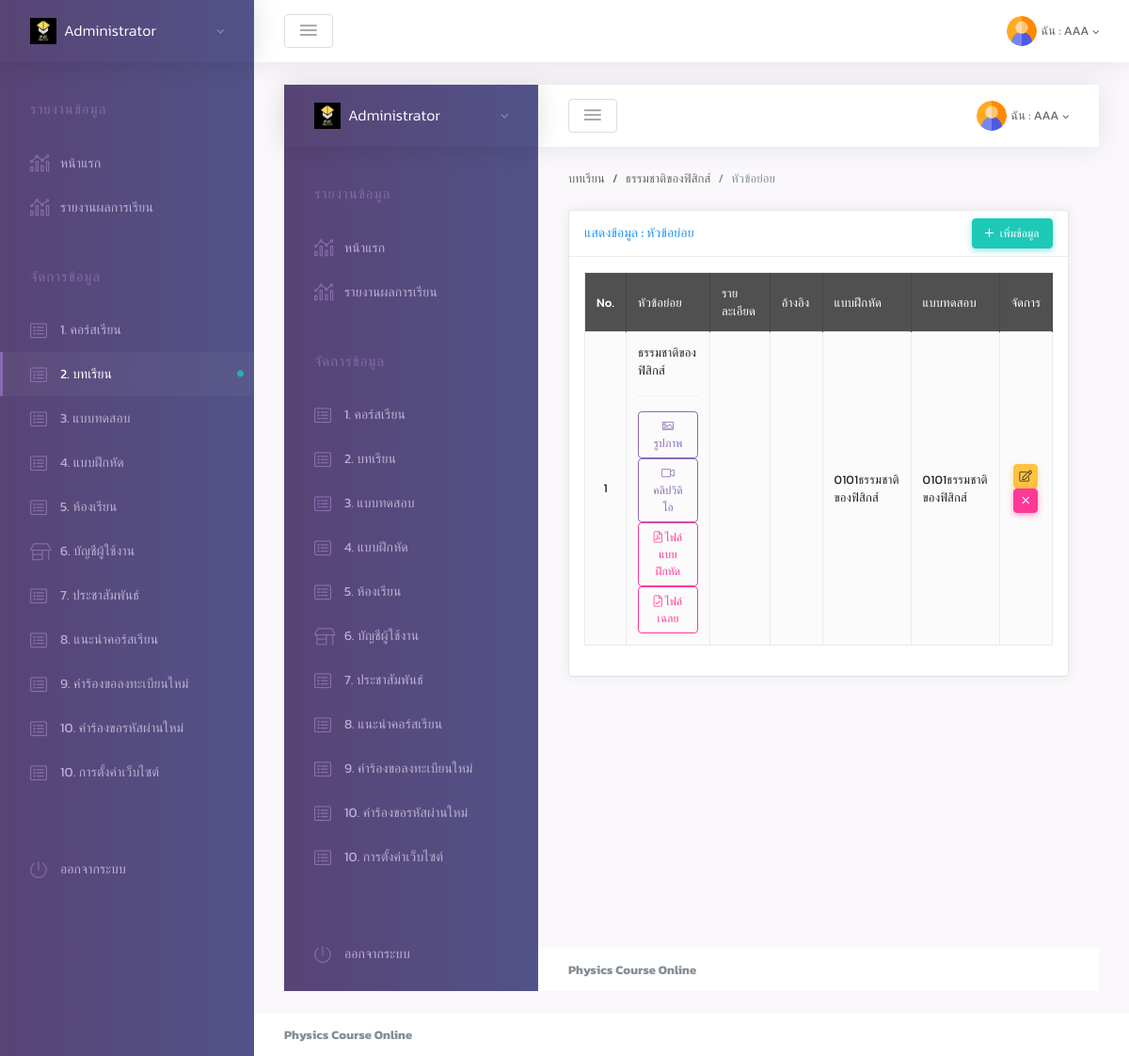
The app's page /php/html/admin/index.php?active=lesson&lesson_sub=52 with its own data.
### tables this page shows
CREATE TABLE `lesson` (
  `ls_id` int(11) NOT NULL,
  `ls_name` varchar(500) NOT NULL,
  `ls_detail` varchar(2000) DEFAULT NULL,
  `save_time` timestamp NOT NULL DEFAULT current_timestamp(),
  `update_time` timestamp NOT NULL DEFAULT current_timestamp() ON UPDATE current_timestamp()
);

CREATE TABLE `sub_lesson` (
  `sls_id` int(11) NOT NULL,
  `sls_name` varchar(500) NOT NULL,
  `sls_detail` varchar(1000) DEFAULT NULL,
  `sls_youtube` varchar(250) DEFAULT NULL,
  `sls_sheet` varchar(250) DEFAULT NULL,
  `sls_answer` varchar(250) DEFAULT NULL,
  `sls_refer` varchar(2000) DEFAULT NULL,
  `sls_img` varchar(250) DEFAULT NULL,
  `ls_id` int(11) NOT NULL,
  `ex_id` int(11) NOT NULL,
  `z_id` int(11) NOT NULL,
  `save_time` timestamp NOT NULL DEFAULT current_timestamp(),
  `update_time` timestamp NOT NULL DEFAULT current_timestamp() ON UPDATE current_timestamp()
);

CREATE TABLE `exercises` (
  `ex_id` int(11) NOT NULL,
  `ex_name` varchar(500) NOT NULL,
  `ex_detail` varchar(1000) NOT NULL
);

CREATE TABLE `quiz` (
  `z_id` int(11) NOT NULL,
  `z_name` varchar(500) NOT NULL,
  `z_detail` varchar(1000) NOT NULL,
  `z_criteria` int(11) NOT NULL,
  `k_hour` int(11) NOT NULL,
  `k_minute` int(11) NOT NULL
);

### php/html/admin/m2_lesson/lesson_sub.php (the view, shortened to what this page needs)
<?php
require_once('../config/con_db.php');
$ls_id = $_GET['lesson_sub'];
$select_check_ls_name = $conn->prepare("SELECT ls_name FROM lesson l WHERE l.ls_id = '$ls_id'");
$select_check_ls_name->execute();
$row_ls_name = $select_check_ls_name->fetch(PDO::FETCH_ASSOC);
$select_sls_lesson = $conn->prepare("SELECT sls.*, ex.ex_name AS exe_name, qz.z_name AS qz_name
                        FROM sub_lesson sls
                        INNER JOIN exercises ex ON sls.ex_id = ex.ex_id
                        INNER JOIN quiz qz ON sls.z_id = qz.z_id
                        WHERE sls.ls_id = '$ls_id'
                        ");
$select_sls_lesson->execute();
?>
<!DOCTYPE html>
<html lang="en">
<head>
    <?php include('include/header.inc.php') ?>
    <link rel="stylesheet" media="screen, print" href="assets/dist/css/datagrid/datatables/datatables.bundle.css">
</head>
<body class="mod-bg-1 mod-nav-link ">
    <div class="page-wrapper">
        <div class="page-inner">
            <?php include('include/menu_left.inc.php'); ?>
            <div class="page-content-wrapper">
                <?php include('include/menu_top.inc.php'); ?>
                <main id="js-page-content" role="main" class="page-content">
                    <ol class="breadcrumb page-breadcrumb">
                        <li class="breadcrumb-item">บทเรียน</li>
                        <li class="breadcrumb-item"><?= $row_ls_name['ls_name']; ?></li>
                        <li class="breadcrumb-item active">หัวข้อย่อย</li>
                    </ol>
                    <div class="row">
                        <div class="col-xl-12">
                            <div id="panel-1" class="panel">
                                <div class="panel-hdr">
                                    <h2 class="text-info">
                                        แสดงข้อมูล : หัวข้อย่อย
                                    </h2>
                                    <div class="panel-toolbar">
                                        <button type="button" class="btn btn-sm btn-success waves-effect waves-themed" data-toggle="modal" data-target="#add-modal"><span class="fal fa-plus mr-1"></span> เพิ่มข้อมูล</button>
                                    </div>
                                </div>
                                <div class="panel-container show">
                                    <div class="panel-content">
                                        <table id="dt-basic-example" class="table table-bordered table-hover table-striped w-100">
                                            <thead class="bg-dark text-white">
                                                <tr>
                                                    <th style="width:5%; text-align: center; vertical-align: middle;">No.</th>
                                                    <th style="width:30%; text-align: left; vertical-align: middle;">หัวข้อย่อย</th>
                                                    <th style="width:20%; text-align: left; vertical-align: middle;">รายละเอียด</th>
                                                    <th style="width:15%; text-align: left; vertical-align: middle;">อ้างอิง</th>
                                                    <th style="width:10%; text-align: left; vertical-align: middle;">แบบฝึกหัด</th>
                                                    <th style="width:10%; text-align: left; vertical-align: middle;">แบบทดสอบ</th>
                                                    <th style="width:5%; text-align: center; vertical-align: middle;">จัดการ</th>
                                                </tr>
                                            </thead>
                                            <tbody>
                                                <?php
                                                    $i = 1;
                                                    while($row_sls_lesson = $select_sls_lesson->fetch(PDO::FETCH_ASSOC))  {
                                                ?>
                                                    <tr>
                                                        <td style="text-align: center; vertical-align: middle;"><?= $i++; ?></td>
                                                        <td style="text-align: left; vertical-align: middle;">
                                                            <?= $row_sls_lesson['sls_name']; ?>
                                                            <hr>
                                                            <button type="button" class="btn btn-sm btn-outline-primary waves-effect waves-themed" data-toggle="modal" data-target="#show1-modal<?= $row_sls_lesson['sls_id']; ?>"><i class="fal fa-image"></i> รูปภาพ</button>
                                                            <button type="button" class="btn btn-sm btn-outline-primary waves-effect waves-themed" data-toggle="modal" data-target="#show2-modal<?= $row_sls_lesson['sls_id']; ?>"><i class="fal fa-video"></i> คลิปวิดิโอ</button>
                                                            <button type="button" class="btn btn-sm btn-outline-danger waves-effect waves-themed" data-toggle="modal" data-target="#show3-modal<?= $row_sls_lesson['sls_id']; ?>"><i class="fal fa-file-pdf"></i> ไฟล์แบบฝึกหัด</button>
                                                            <button type="button" class="btn btn-sm btn-outline-danger waves-effect waves-themed" data-toggle="modal" data-target="#show4-modal<?= $row_sls_lesson['sls_id']; ?>"><i class="fal fa-file-check"></i> ไฟล์เฉลย</button>
                                                        </td>
                                                        <td style="text-align: left; vertical-align: middle;"><?= $row_sls_lesson['sls_detail']; ?></td>
                                                        <td style="text-align: left; vertical-align: middle;"><?= $row_sls_lesson['sls_refer']; ?></td>
                                                        <td style="text-align: left; vertical-align: middle;"><?= $row_sls_lesson['exe_name']; ?></td>
                                                        <td style="text-align: left; vertical-align: middle;"><?= $row_sls_lesson['qz_name']; ?></td>
                                                        <td style="text-align: center; vertical-align: middle;">
                                                            <button type="button" class="btn btn-warning btn-sm btn-icon waves-effect waves-themed" data-toggle="modal" data-target="#edit-modal<?= $row_sls_lesson['sls_id']; ?>"><i class="fal fa-edit"></i></button>
                                                            <button type="button" class="btn btn-danger btn-sm btn-icon waves-effect waves-themed" data-toggle="modal" data-target="#del-modal<?= $row_sls_lesson['sls_id']; ?>"><i class="fal fa-times"></i></button>
                                                        </td>
                                                    </tr>
                                                <?php } ?>
                                            </tbody>
                                        </table>
                                    </div>
                                </div>
                            </div>
                        </div>
                    </div>
                </main>
                <?php include('include/footer.inc.php'); ?>
            </div>
        </div>
    </div>
</body>
</html>

### php/html/admin/include/style.css (style rules this page uses)
* { font-family: 'Kanit', sans-serif; box-sizing: border-box; }

### records on screen
lesson: ls_name "ธรรมชาติของฟิสิกส์"
sub_lesson: sls_name "ธรรมชาติของฟิสิกส์", ex.ex_name "0101ธรรมชาติของฟิสิกส์", z.z_name "0101ธรรมชาติของฟิสิกส์"
